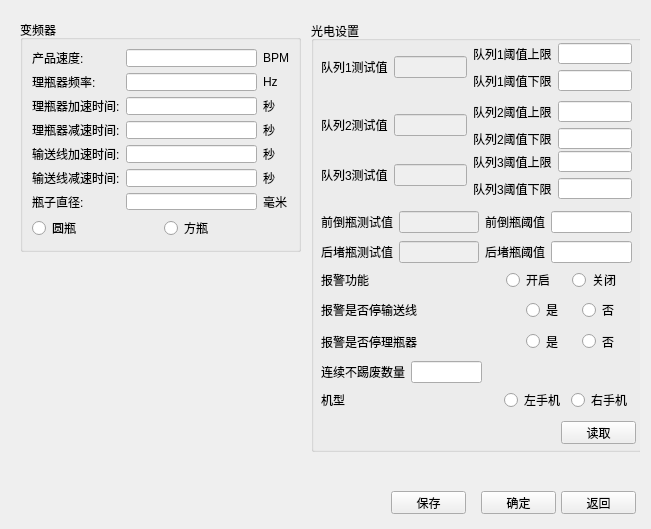
<?xml version="1.0" encoding="UTF-8"?>
<ui version="4.0">
 <class>widget_plc</class>
 <widget class="QWidget" name="widget_plc">
  <property name="geometry">
   <rect>
    <x>0</x>
    <y>0</y>
    <width>651</width>
    <height>529</height>
   </rect>
  </property>
  <property name="windowTitle">
   <string>Form</string>
  </property>
  <layout class="QVBoxLayout" name="verticalLayout">
   <item>
    <widget class="QWidget" name="widget" native="true">
     <widget class="QGroupBox" name="groupBox_8">
      <property name="geometry">
       <rect>
        <x>9</x>
        <y>9</y>
        <width>281</width>
        <height>232</height>
       </rect>
      </property>
      <property name="title">
       <string>变频器</string>
      </property>
      <layout class="QGridLayout" name="gridLayout">
       <item row="0" column="0" colspan="2">
        <layout class="QGridLayout" name="gridLayout_2">
         <item row="6" column="1">
          <widget class="QLineEdit" name="lineEdit_7"/>
         </item>
         <item row="6" column="0">
          <widget class="QLabel" name="label_32">
           <property name="text">
            <string>瓶子直径:</string>
           </property>
          </widget>
         </item>
         <item row="5" column="2">
          <widget class="QLabel" name="label_10">
           <property name="text">
            <string>秒</string>
           </property>
          </widget>
         </item>
         <item row="5" column="1">
          <widget class="QLineEdit" name="lineEdit_6"/>
         </item>
         <item row="5" column="0">
          <widget class="QLabel" name="label_35">
           <property name="text">
            <string>输送线减速时间:</string>
           </property>
          </widget>
         </item>
         <item row="4" column="2">
          <widget class="QLabel" name="label_8">
           <property name="text">
            <string>秒</string>
           </property>
          </widget>
         </item>
         <item row="4" column="1">
          <widget class="QLineEdit" name="lineEdit_5"/>
         </item>
         <item row="4" column="0">
          <widget class="QLabel" name="label_31">
           <property name="text">
            <string>输送线加速时间:</string>
           </property>
          </widget>
         </item>
         <item row="3" column="2">
          <widget class="QLabel" name="label_9">
           <property name="text">
            <string>秒</string>
           </property>
          </widget>
         </item>
         <item row="3" column="1">
          <widget class="QLineEdit" name="lineEdit_4"/>
         </item>
         <item row="3" column="0">
          <widget class="QLabel" name="label_29">
           <property name="text">
            <string>理瓶器减速时间:</string>
           </property>
          </widget>
         </item>
         <item row="2" column="2">
          <widget class="QLabel" name="label_11">
           <property name="text">
            <string>秒</string>
           </property>
          </widget>
         </item>
         <item row="2" column="1">
          <widget class="QLineEdit" name="lineEdit_3"/>
         </item>
         <item row="2" column="0">
          <widget class="QLabel" name="label_34">
           <property name="text">
            <string>理瓶器加速时间:</string>
           </property>
          </widget>
         </item>
         <item row="1" column="2">
          <widget class="QLabel" name="label_28">
           <property name="text">
            <string>Hz</string>
           </property>
          </widget>
         </item>
         <item row="1" column="1">
          <widget class="QLineEdit" name="lineEdit_2"/>
         </item>
         <item row="1" column="0">
          <widget class="QLabel" name="label_33">
           <property name="text">
            <string>理瓶器频率:</string>
           </property>
          </widget>
         </item>
         <item row="0" column="0">
          <widget class="QLabel" name="label_30">
           <property name="text">
            <string>产品速度:</string>
           </property>
          </widget>
         </item>
         <item row="0" column="1">
          <widget class="QLineEdit" name="lineEdit_1"/>
         </item>
         <item row="0" column="2">
          <widget class="QLabel" name="label_7">
           <property name="text">
            <string>BPM</string>
           </property>
          </widget>
         </item>
         <item row="6" column="2">
          <widget class="QLabel" name="label_12">
           <property name="text">
            <string>毫米</string>
           </property>
          </widget>
         </item>
        </layout>
       </item>
       <item row="1" column="0">
        <widget class="QRadioButton" name="radioButton_1">
         <property name="text">
          <string>圆瓶</string>
         </property>
        </widget>
       </item>
       <item row="1" column="1">
        <widget class="QRadioButton" name="radioButton_2">
         <property name="text">
          <string>方瓶</string>
         </property>
        </widget>
       </item>
      </layout>
     </widget>
     <widget class="QPushButton" name="pushButton_save">
      <property name="geometry">
       <rect>
        <x>380</x>
        <y>480</y>
        <width>75</width>
        <height>23</height>
       </rect>
      </property>
      <property name="text">
       <string>保存</string>
      </property>
     </widget>
     <widget class="QPushButton" name="SureButton">
      <property name="geometry">
       <rect>
        <x>470</x>
        <y>480</y>
        <width>75</width>
        <height>23</height>
       </rect>
      </property>
      <property name="text">
       <string>确定</string>
      </property>
     </widget>
     <widget class="QPushButton" name="PlcReturn">
      <property name="geometry">
       <rect>
        <x>550</x>
        <y>480</y>
        <width>75</width>
        <height>23</height>
       </rect>
      </property>
      <property name="text">
       <string>返回</string>
      </property>
     </widget>
     <widget class="QGroupBox" name="groupBox">
      <property name="geometry">
       <rect>
        <x>300</x>
        <y>10</y>
        <width>331</width>
        <height>431</height>
       </rect>
      </property>
      <property name="title">
       <string>光电设置</string>
      </property>
      <widget class="QWidget" name="layoutWidget">
       <property name="geometry">
        <rect>
         <x>10</x>
         <y>80</y>
         <width>311</width>
         <height>48</height>
        </rect>
       </property>
       <layout class="QGridLayout" name="gridLayout_4">
        <item row="0" column="2">
         <widget class="QLabel" name="label_18">
          <property name="text">
           <string>队列2阈值上限</string>
          </property>
         </widget>
        </item>
        <item row="0" column="3">
         <widget class="QLineEdit" name="lineEdit_11"/>
        </item>
        <item row="1" column="2">
         <widget class="QLabel" name="label_13">
          <property name="text">
           <string>队列2阈值下限</string>
          </property>
         </widget>
        </item>
        <item row="1" column="3">
         <widget class="QLineEdit" name="lineEdit_12"/>
        </item>
        <item row="0" column="0" rowspan="2">
         <widget class="QLabel" name="label_14">
          <property name="text">
           <string>队列2测试值</string>
          </property>
         </widget>
        </item>
        <item row="0" column="1" rowspan="2">
         <widget class="QLineEdit" name="lineEdit_13">
          <property name="enabled">
           <bool>false</bool>
          </property>
         </widget>
        </item>
       </layout>
      </widget>
      <widget class="QWidget" name="layoutWidget_2">
       <property name="geometry">
        <rect>
         <x>10</x>
         <y>130</y>
         <width>311</width>
         <height>48</height>
        </rect>
       </property>
       <layout class="QGridLayout" name="gridLayout_5">
        <item row="0" column="1" rowspan="2">
         <widget class="QLineEdit" name="lineEdit_16">
          <property name="enabled">
           <bool>false</bool>
          </property>
         </widget>
        </item>
        <item row="1" column="2">
         <widget class="QLabel" name="label_15">
          <property name="text">
           <string>队列3阈值下限</string>
          </property>
         </widget>
        </item>
        <item row="0" column="3">
         <widget class="QLineEdit" name="lineEdit_14"/>
        </item>
        <item row="1" column="3">
         <widget class="QLineEdit" name="lineEdit_15"/>
        </item>
        <item row="0" column="0" rowspan="2">
         <widget class="QLabel" name="label_16">
          <property name="text">
           <string>队列3测试值</string>
          </property>
         </widget>
        </item>
        <item row="0" column="2">
         <widget class="QLabel" name="label_19">
          <property name="text">
           <string>队列3阈值上限</string>
          </property>
         </widget>
        </item>
       </layout>
      </widget>
      <widget class="QWidget" name="layoutWidget_3">
       <property name="geometry">
        <rect>
         <x>10</x>
         <y>220</y>
         <width>311</width>
         <height>22</height>
        </rect>
       </property>
       <layout class="QHBoxLayout" name="horizontalLayout_2">
        <item>
         <widget class="QLabel" name="label_20">
          <property name="text">
           <string>后堵瓶测试值</string>
          </property>
         </widget>
        </item>
        <item>
         <widget class="QLineEdit" name="lineEdit_20">
          <property name="enabled">
           <bool>false</bool>
          </property>
         </widget>
        </item>
        <item>
         <widget class="QLabel" name="label_3">
          <property name="text">
           <string>后堵瓶阈值</string>
          </property>
         </widget>
        </item>
        <item>
         <widget class="QLineEdit" name="lineEdit_19"/>
        </item>
       </layout>
      </widget>
      <widget class="QPushButton" name="pushButton_read">
       <property name="geometry">
        <rect>
         <x>250</x>
         <y>400</y>
         <width>75</width>
         <height>23</height>
        </rect>
       </property>
       <property name="text">
        <string>读取</string>
       </property>
      </widget>
      <widget class="QWidget" name="layoutWidget_7">
       <property name="geometry">
        <rect>
         <x>10</x>
         <y>22</y>
         <width>311</width>
         <height>48</height>
        </rect>
       </property>
       <layout class="QGridLayout" name="gridLayout_3">
        <item row="0" column="2">
         <widget class="QLabel" name="label_17">
          <property name="text">
           <string>队列1阈值上限</string>
          </property>
         </widget>
        </item>
        <item row="0" column="3">
         <widget class="QLineEdit" name="lineEdit_9"/>
        </item>
        <item row="1" column="2">
         <widget class="QLabel" name="label_6">
          <property name="text">
           <string>队列1阈值下限</string>
          </property>
         </widget>
        </item>
        <item row="1" column="3">
         <widget class="QLineEdit" name="lineEdit_10"/>
        </item>
        <item row="0" column="0" rowspan="2">
         <widget class="QLabel" name="label">
          <property name="text">
           <string>队列1测试值</string>
          </property>
         </widget>
        </item>
        <item row="0" column="1" rowspan="2">
         <widget class="QLineEdit" name="lineEdit_8">
          <property name="enabled">
           <bool>false</bool>
          </property>
         </widget>
        </item>
       </layout>
      </widget>
      <widget class="QWidget" name="layoutWidget_8">
       <property name="geometry">
        <rect>
         <x>10</x>
         <y>190</y>
         <width>311</width>
         <height>22</height>
        </rect>
       </property>
       <layout class="QHBoxLayout" name="horizontalLayout">
        <item>
         <widget class="QLabel" name="label_4">
          <property name="text">
           <string>前倒瓶测试值</string>
          </property>
         </widget>
        </item>
        <item>
         <widget class="QLineEdit" name="lineEdit_18">
          <property name="enabled">
           <bool>false</bool>
          </property>
         </widget>
        </item>
        <item>
         <widget class="QLabel" name="label_2">
          <property name="text">
           <string>前倒瓶阈值</string>
          </property>
         </widget>
        </item>
        <item>
         <widget class="QLineEdit" name="lineEdit_17"/>
        </item>
       </layout>
      </widget>
      <widget class="QWidget" name="layoutWidget_4">
       <property name="geometry">
        <rect>
         <x>10</x>
         <y>280</y>
         <width>311</width>
         <height>18</height>
        </rect>
       </property>
       <layout class="QHBoxLayout" name="horizontalLayout_4" stretch="4,1,1">
        <item>
         <widget class="QLabel" name="label_21">
          <property name="text">
           <string>报警是否停输送线</string>
          </property>
         </widget>
        </item>
        <item>
         <widget class="QRadioButton" name="radioButton_5">
          <property name="text">
           <string>是</string>
          </property>
         </widget>
        </item>
        <item>
         <widget class="QRadioButton" name="radioButton_6">
          <property name="text">
           <string>否</string>
          </property>
         </widget>
        </item>
       </layout>
      </widget>
      <widget class="QWidget" name="layoutWidget_5">
       <property name="geometry">
        <rect>
         <x>10</x>
         <y>310</y>
         <width>311</width>
         <height>21</height>
        </rect>
       </property>
       <layout class="QHBoxLayout" name="horizontalLayout_5" stretch="4,1,1">
        <item>
         <widget class="QLabel" name="label_22">
          <property name="text">
           <string>报警是否停理瓶器</string>
          </property>
         </widget>
        </item>
        <item>
         <widget class="QRadioButton" name="radioButton_7">
          <property name="text">
           <string>是</string>
          </property>
         </widget>
        </item>
        <item>
         <widget class="QRadioButton" name="radioButton_8">
          <property name="text">
           <string>否</string>
          </property>
         </widget>
        </item>
       </layout>
      </widget>
      <widget class="QWidget" name="layoutWidget_9">
       <property name="geometry">
        <rect>
         <x>10</x>
         <y>250</y>
         <width>311</width>
         <height>18</height>
        </rect>
       </property>
       <layout class="QHBoxLayout" name="horizontalLayout_3" stretch="3,1,1">
        <item>
         <widget class="QLabel" name="label_5">
          <property name="text">
           <string>报警功能</string>
          </property>
         </widget>
        </item>
        <item>
         <widget class="QRadioButton" name="radioButton_3">
          <property name="text">
           <string>开启</string>
          </property>
         </widget>
        </item>
        <item>
         <widget class="QRadioButton" name="radioButton_4">
          <property name="text">
           <string>关闭</string>
          </property>
         </widget>
        </item>
       </layout>
      </widget>
      <widget class="QWidget" name="layoutWidget_10">
       <property name="geometry">
        <rect>
         <x>10</x>
         <y>340</y>
         <width>161</width>
         <height>22</height>
        </rect>
       </property>
       <layout class="QHBoxLayout" name="horizontalLayout_6">
        <item>
         <widget class="QLabel" name="label_23">
          <property name="text">
           <string>连续不踢废数量</string>
          </property>
         </widget>
        </item>
        <item>
         <widget class="QLineEdit" name="lineEdit_21"/>
        </item>
       </layout>
      </widget>
      <widget class="QWidget" name="layoutWidget_6">
       <property name="geometry">
        <rect>
         <x>10</x>
         <y>370</y>
         <width>311</width>
         <height>18</height>
        </rect>
       </property>
       <layout class="QHBoxLayout" name="horizontalLayout_7" stretch="3,1,1">
        <item>
         <widget class="QLabel" name="label_24">
          <property name="text">
           <string>机型</string>
          </property>
         </widget>
        </item>
        <item>
         <widget class="QRadioButton" name="radioButton_9">
          <property name="text">
           <string>左手机</string>
          </property>
         </widget>
        </item>
        <item>
         <widget class="QRadioButton" name="radioButton_10">
          <property name="text">
           <string>右手机</string>
          </property>
         </widget>
        </item>
       </layout>
      </widget>
     </widget>
    </widget>
   </item>
  </layout>
 </widget>
 <resources/>
 <connections/>
</ui>
